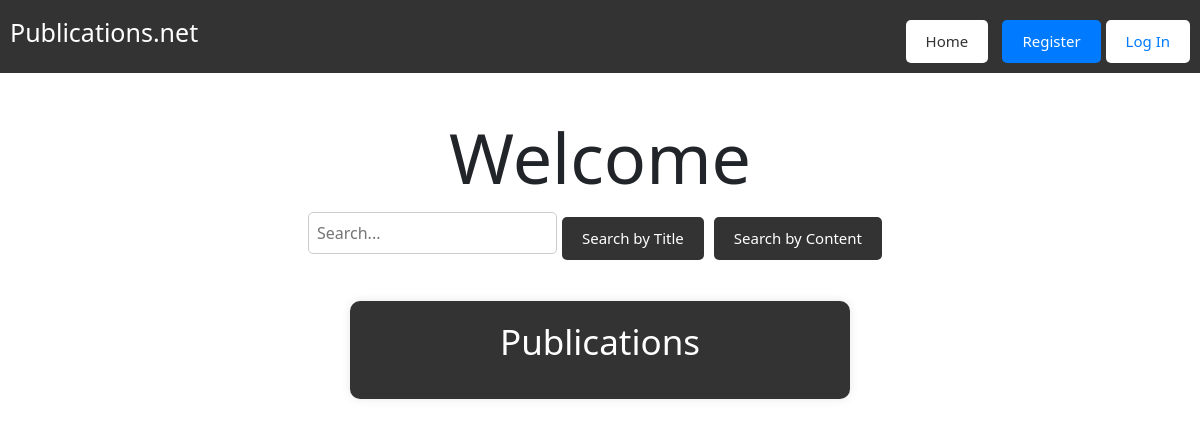
/, run on an earlier commit of the app's database.
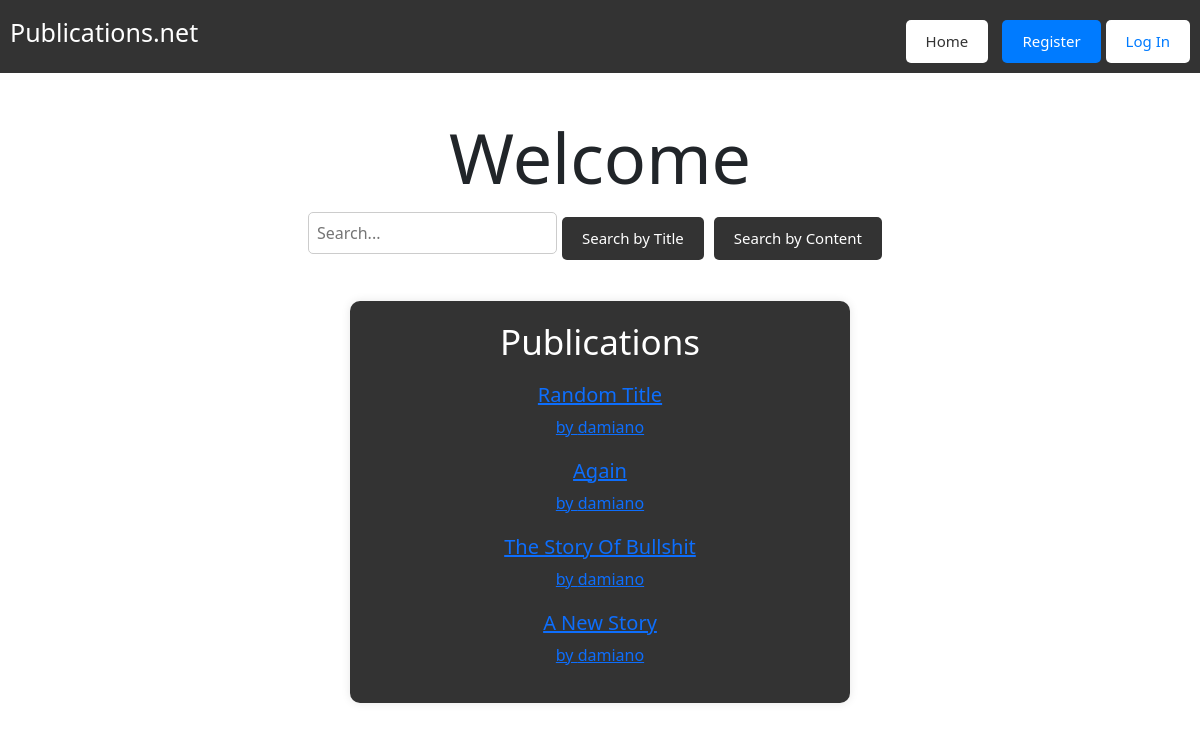
And on a later commit of the database.
### tables this page shows
CREATE TABLE `publication` (
  `publication_id` int(11) NOT NULL,
  `profile_id` int(11) NOT NULL,
  `publication_title` varchar(50) NOT NULL,
  `publication_text` varchar(250) NOT NULL,
  `timestamp` varchar(20) NOT NULL,
  `publication_status` tinyint(1) NOT NULL DEFAULT 1
);

CREATE TABLE `user` (
  `user_id` int(11) NOT NULL,
  `username` varchar(25) NOT NULL,
  `password_hash` varchar(60) NOT NULL
);

### app/core/Controller.php (called while the page is built, shortened)
<?php
class Controller{
	function view($name, $data=null){
		include('app/views/' . $name . '.php');
	}
}

### app/controllers/Publication.php (called while the page is built, shortened)
<?php
class Publication extends \app\core\Controller {
    function loadAll(){
        $publication = new \app\models\Publication();
        $publications = $publication->getAll();
        $this->view('Publication/home',['publications' => $publications]);
    }
}

### app/core/App.php (called while the page is built, shortened)
<?php
class App{
    private $routes = [];
    public function addRoute($url,$handler){
        $url = preg_replace('/{([^\/]+)}/', '(?<$1>[^\/]+)', $url);
        $this->routes[$url] = $handler;
    }
    public function resolve($url){
        $matches = [];
        foreach ($this->routes as $routePattern => $controllerMethod) {
            if(preg_match("#^$routePattern$#", $url, $matches)){
                $namedParams = array_filter($matches,
                    function($key) {
                        return !is_numeric($key);
                    }
                    , ARRAY_FILTER_USE_KEY);
                return [$controllerMethod, $namedParams];
            }
        }
        return false;
    }
    function __construct(){
        $url = $_GET['url'];
        [$controllerMethod, $namedParams] = $this->resolve($url);
        [$controller,$method] = explode(',', $controllerMethod);
        $controllerInstance = new $controller();
        call_user_func_array([$controllerInstance, $method], $namedParams);
    }
}

### index.php (called while the page is built, shortened)
<?php
new App();

### app/core/autoload.php (called while the page is built, shortened)
<?php
spl_autoload_register(
    function($class_name){
        $class_name = str_replace('\\', DIRECTORY_SEPARATOR, $class_name);
        if(file_exists($class_name.'.php')){
            return true;
        }
        else
        {
            return false;
        }
    }
);

### app/core/Model.php (called while the page is built, shortened)
<?php
class Model{
	public function __construct(){
		$host = 'localhost';
		$dbname = 'assignment2';
		$user = 'root';
		$pass = '';
	}
}

### app/models/Publication.php (the view, shortened to what this page needs)
<?php
class Publication extends \app\core\Model {
    public function getAll(){
        $publicationIds = [];
        $SQL = 'SELECT p.publication_id, p.publication_title, u.username
        FROM publication p
        JOIN profile pr ON p.profile_id = pr.profile_id
        JOIN user u ON pr.user_id = u.user_id
        WHERE p.publication_status = 1';
        $STMT = self::$_conn->prepare($SQL);
        $STMT->execute();
        while ($row = $STMT->fetch(PDO::FETCH_ASSOC)) {
            $publicationId = $row['publication_id'];
            $publicationTitle = $row['publication_title'];
            $username = $row['username'];
            $link = "<a href='/Publication/index/$publicationId'><h5>$publicationTitle</h5>by $username</a>";
            $publicationIds[] = $link;
        }
        return $publicationIds;
    }
}

### app/views/Publication/home.php (shortened to what this page needs)
<html>
    <head>
        <link href="https://cdn.jsdelivr.net/npm/bootstrap@5.3.2/dist/css/bootstrap.min.css" rel="stylesheet">
        <link href="https://cdn.jsdelivr.net/npm/bootstrap-icons@1.8.0/font/bootstrap-icons.css" rel="stylesheet">
    </head>
    <body>
        <div id = 'wrapper'>
        <?php include 'app/views/Publication/topBar.php'; ?>
        <h4>Welcome</h4>
        <div id="searchFormContainer">
                    <form id="searchForm" method="POST" action='/Publication/search'>
                        <input type="text" name="search" placeholder="Search...">
                        <input class = 'b' type="submit" name="searchType" value ="Search by Title"/>
                        <input class = 'b' type="submit" name="searchType" value ="Search by Content"/>
                    </form>
                </div>
            <div id = 'links' >
                <h3>Publications</h3>
                <ul>
                    <?php foreach ($data['publications'] as $link): ?>
                        <li><?= $link ?></li>
                        <?php endforeach; ?>
                </ul>
            </div>
        </div>
    </body>
</html>

What changed in the data, as far as the page shows it:
added publication: publication_title "Random Title"
added user: username "damiano"
added publication: publication_title "Again"
added publication: publication_title "The Story Of Bullshit"
added publication: publication_title "A New Story"
